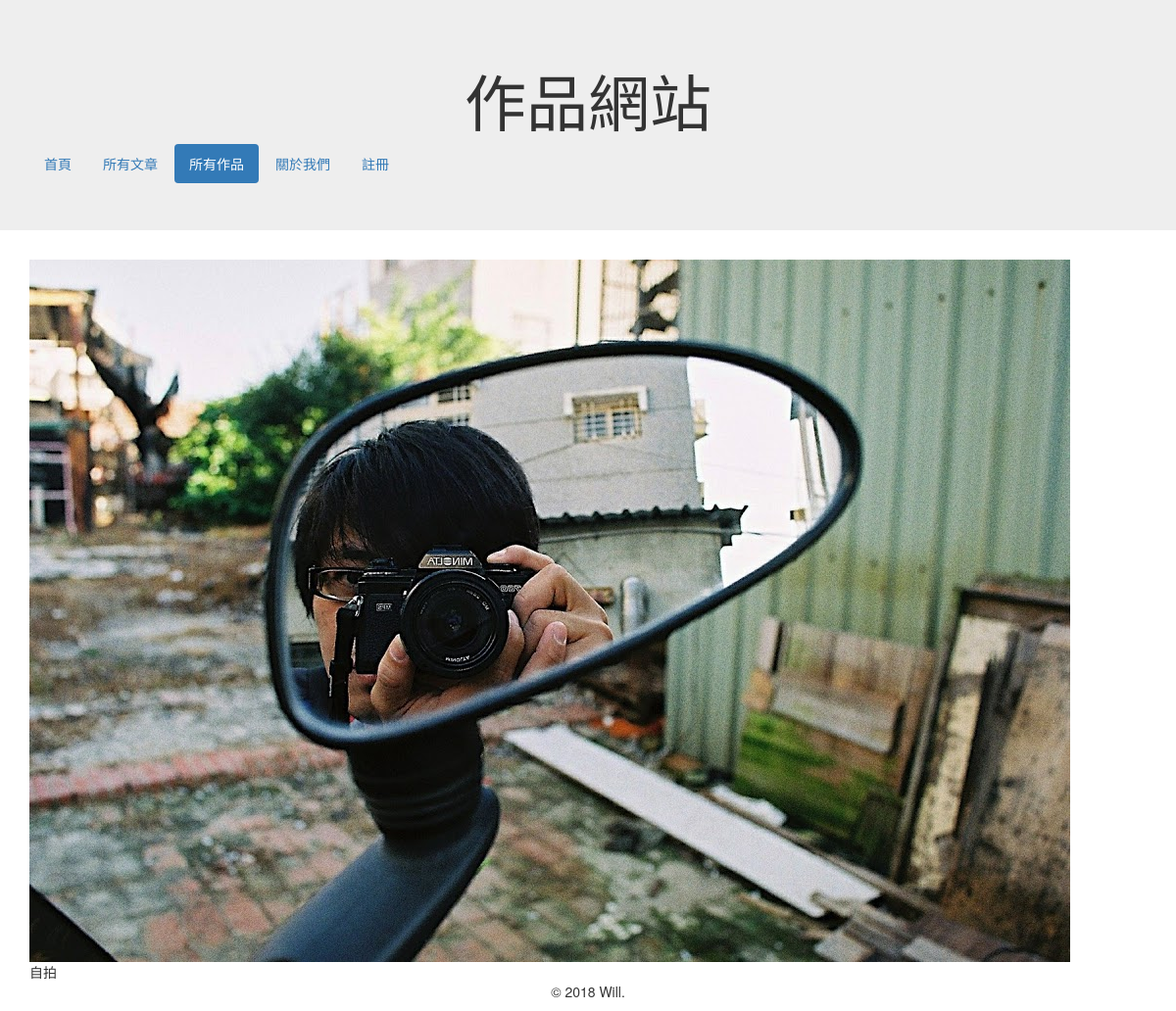
/work.php?i=2, run on the app's committed database.
### tables this page shows
CREATE TABLE `works` (
  `id` int(11) NOT NULL AUTO_INCREMENT COMMENT '作品 id',
  `intro` text NOT NULL COMMENT '簡介',
  `image_path` text COMMENT '圖⽚路徑',
  `video_path` text COMMENT '影⽚路徑',
  `publish` tinyint(1) NOT NULL COMMENT '是否發布',
  `upload_date` datetime NOT NULL COMMENT '上傳時間',
  `create_user_id` int(11) NOT NULL COMMENT '誰上傳的(建⽴立者id)',
  PRIMARY KEY (`id`)
);

### php/functions.php (called while the page is built, shortened)
<?php
function get_work($id)
{
  $result = null;
  $sql = "SELECT * FROM `works` WHERE `publish` = 1 AND `id` = {$id};";
  $query = mysqli_query($_SESSION['link'], $sql);
  if ($query)
  {
    if (mysqli_num_rows($query) == 1)
    {
      $result = mysqli_fetch_assoc($query);
    }
  }
  else
  {
    echo "{$sql} 語法執行失敗，錯誤訊息：" . mysqli_error($_SESSION['link']);
  }
  return $result;
}
?>

### work.php (the view, shortened to what this page needs)
<?php
require_once 'php/functions.php';
$work = get_work($_GET['i']);
?>
<!DOCTYPE html>
<html lang="zh-TW">
	<head>
		<link rel="stylesheet" href="https://maxcdn.bootstrapcdn.com/bootstrap/3.3.4/css/bootstrap.min.css"/>
		<link rel="stylesheet" href="css/style.css"/>
	</head>
	<body>
		<?php include_once 'menu.php'; ?>
		<div class="content">
			<div class="container">
				<div class="row">
					<div class="col-xs-12">
						<?php if($work):?>
							<?php if($work['image_path']):?>
							<img src='<?php echo $work['image_path'];?>' class="img-responsive">
							<?php else:?>
							<div class="embed-responsive embed-responsive-16by9">
								<video src="<?php echo $work['video_path'];?>" controls></video>
							</div>
							<?php endif;?>
							<?php echo $work['intro'];?>
						<?php else: ?>
							<h3 class="text-center">無此篇作品</h3>
					    <?php endif; ?>
					</div>
				</div>
			</div>
		</div>
    <?php include_once 'footer.php'; ?>
	</body>
</html>

### css/style.css (style rules this page uses)
div.content { min-height: 400px; }

### data on the page
works: image_path (picture), intro "自拍"
